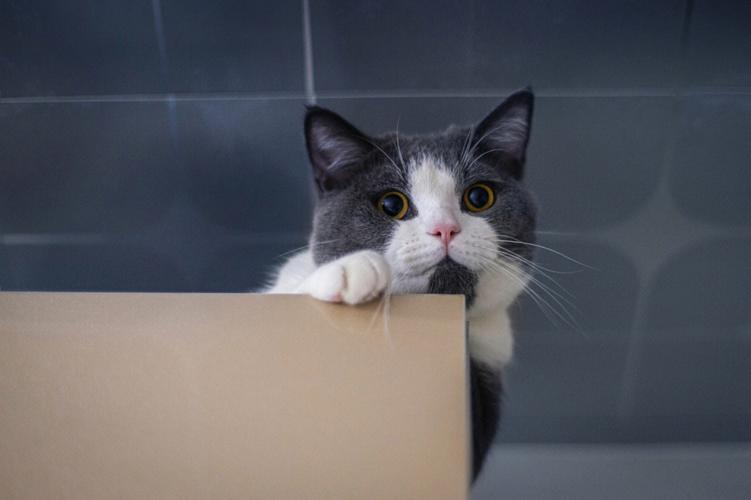
#> input picture reference/程序源码/uptech_vision_ai_class_code/e_image_calcate/cat.jpeg, 751 x 500 px
$ python image_trans.py
#> lines starting #> are read from the running program, lines starting #| are printed output that depends on the picture
import cv2
import numpy as np

# 读取图片
img = cv2.imread('cat.jpeg')
#> img is the input picture: shape (500, 751, 3); mean B, G, R 95.3, 89.5, 89.5

# 将图片转换为灰度图
gray_img = cv2.cvtColor(img, cv2.COLOR_BGR2GRAY)
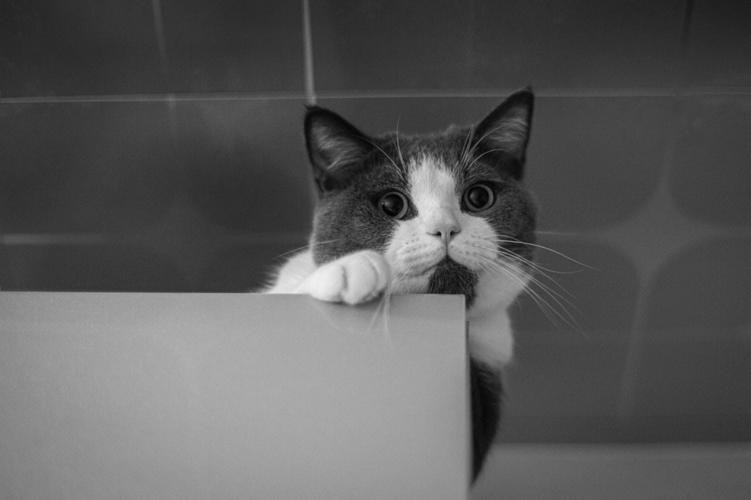
#> gray_img: shape (500, 751); min 0, max 240, mean 90.1

# --- 平移操作 ---
# 定义平移矩阵，将图像向右平移50像素，向下平移100像素
M_translation = np.float32([[1, 0, 50], [0, 1, 100]])
# 使用warpAffine函数实现平移
translated_img = cv2.warpAffine(gray_img, M_translation, (gray_img.shape[1], gray_img.shape[0]))
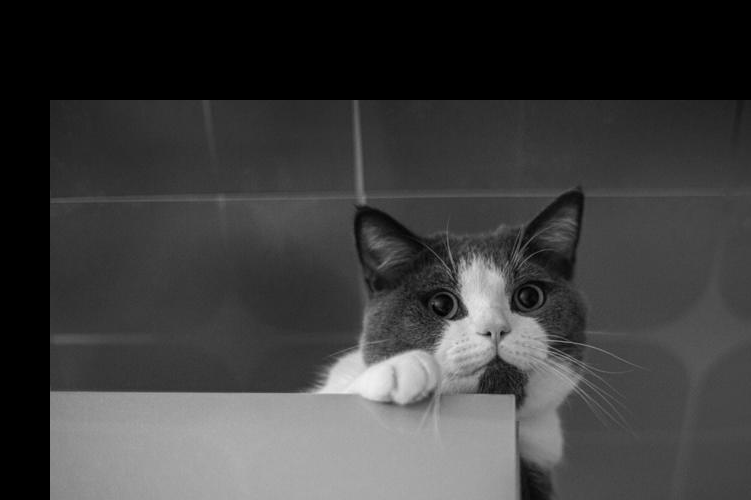
#> translated_img: shape (500, 751); min 0, max 240, mean 62.3

# --- 旋转操作 ---
# 获取图像的尺寸
(h, w) = gray_img.shape[:2]
#> h = 500; w = 751
# 定义旋转中心点，这里选择图像中心
center = (w / 2, h / 2)
#> center = (375.5, 250)
# 计算旋转矩阵，逆时针旋转45度
M_rotation = cv2.getRotationMatrix2D(center, -45, 1.0)
# 使用warpAffine函数实现旋转
rotated_img = cv2.warpAffine(gray_img, M_rotation, (w, h))
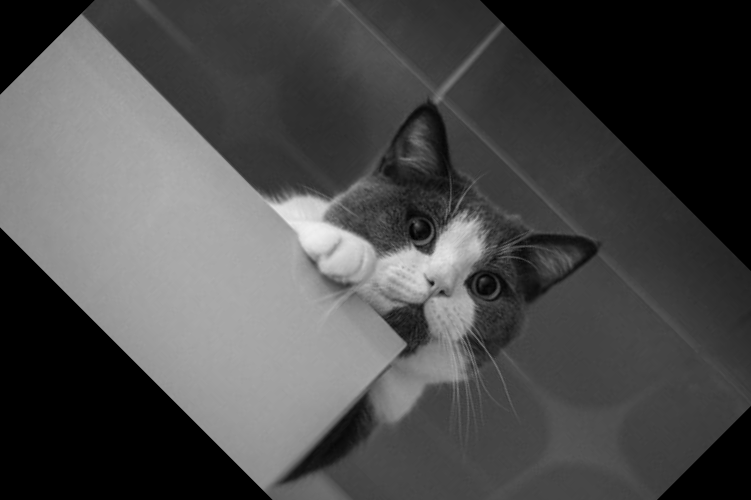
#> rotated_img: shape (500, 751); min 0, max 240, mean 75.6

# --- 缩放操作 ---
# 使用resize函数实现缩放，将图像的尺寸缩小为原来的一半
resized_img = cv2.resize(gray_img, None, fx=0.5, fy=0.5, interpolation=cv2.INTER_LINEAR)

# 显示处理后的图像（可选）
cv2.imshow('Original Image', gray_img)
cv2.imshow('Translated Image', translated_img)
cv2.imshow('Rotated Image', rotated_img)
cv2.imshow('Resized Image', resized_img)

# 等待用户操作，然后关闭所有窗口
cv2.waitKey(0)
cv2.destroyAllWindows()

$ run again, with reference/程序源码/uptech_vision_ai_class_code/e_image_calcate/dog.jpeg copied over reference/程序源码/uptech_vision_ai_class_code/e_image_calcate/cat.jpeg
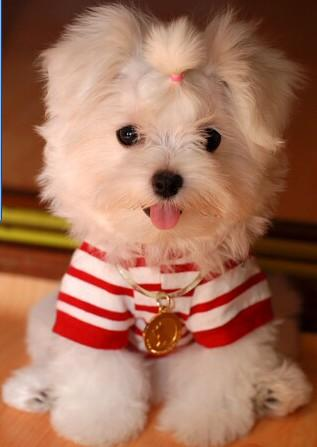
#> input picture reference/程序源码/uptech_vision_ai_class_code/e_image_calcate/dog.jpeg, 317 x 447 px
#> img is the input picture: shape (447, 317, 3); mean B, G, R 91, 113.8, 164
#> `rotated_img = cv2.warpAffine(gray_img, M_rotation, (w, h))`:
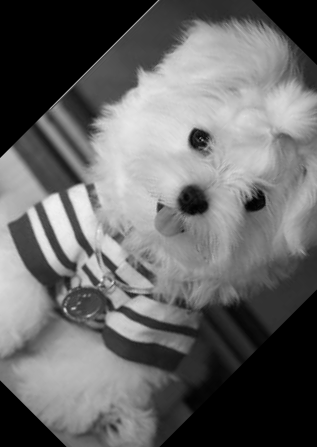
#> rotated_img: shape (447, 317); min 0, max 241, mean 103.7
#> `resized_img = cv2.resize(gray_img, None, fx=0.5, fy=0.5, interpolation..`:
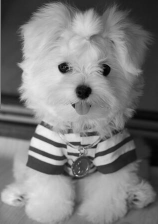
#> resized_img: shape (224, 158); min 2, max 241, mean 126.6
